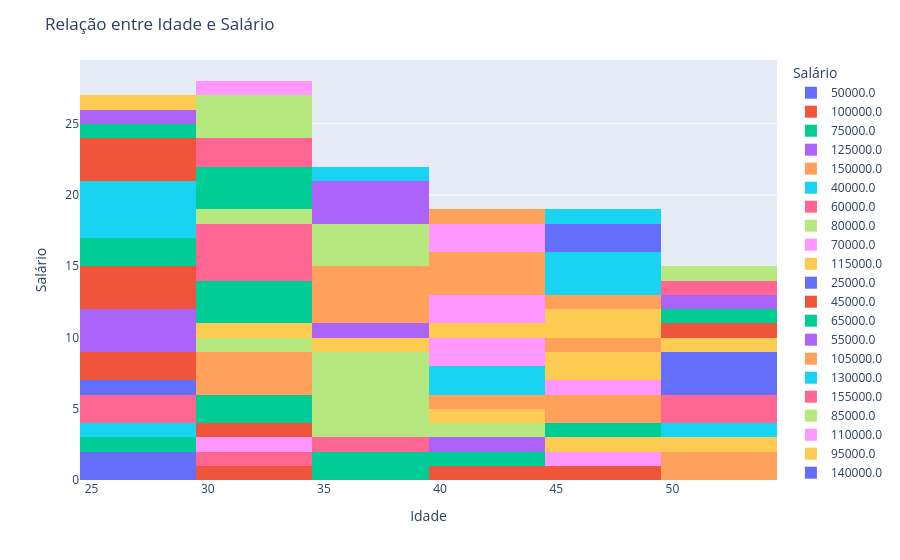

Notebook cell for this chart:
### Markdown cell above
Vemos nesse gráfico que as maiores liberações de crédito vêm para o mestrado seguido por bacharel e doutorado.

### Code cell
fig = px.histogram(df, x='Age', color='Income', barmode='stack')

fig.update_layout(title='Relação entre Idade e Salário',
                  xaxis_title= 'Idade',
                  yaxis_title='Salário',
                  legend_title='Salário')
fig.show()

### Figure 1 — Plotly figure (JSON) as saved in the notebook; plotly's stock layout.template omitted (floating-point values rounded to 4 significant figures)
{"data": [{"bingroup": "x", "hovertemplate": "Income=50000.0<br>Age=%{x}<br>count=%{y}<extra></extra>", "legendgroup": "50000.0", "marker": {"color": "#636efa", "pattern": {"shape": ""}}, "name": "50000.0", "orientation": "v", "showlegend": true, "x": [25.0, 26.0], "xaxis": "x", "yaxis": "y", "type": "histogram"}, {"bingroup": "x", "hovertemplate": "Income=100000.0<br>Age=%{x}<br>count=%{y}<extra></extra>", "legendgroup": "100000.0", "marker": {"color": "#EF553B", "pattern": {"shape": ""}}, "name": "100000.0", "orientation": "v", "showlegend": true, "x": [30.0, 45.0, 42.0], "xaxis": "x", "yaxis": "y", "type": "histogram"}, {"bingroup": "x", "hovertemplate": "Income=75000.0<br>Age=%{x}<br>count=%{y}<extra></extra>", "legendgroup": "75000.0", "marker": {"color": "#00cc96", "pattern": {"shape": ""}}, "name": "75000.0", "orientation": "v", "showlegend": true, "x": [35.0, 44.0, 37.0, 28.0], "xaxis": "x", "yaxis": "y", "type": "histogram"}, {"bingroup": "x", "hovertemplate": "Income=125000.0<br>Age=%{x}<br>count=%{y}<extra></extra>", "legendgroup": "125000.0", "marker": {"color": "#ab63fa", "pattern": {"shape": ""}}, "name": "125000.0", "orientation": "v", "showlegend": true, "x": [40.0], "xaxis": "x", "yaxis": "y", "type": "histogram"}, {"bingroup": "x", "hovertemplate": "Income=150000.0<br>Age=%{x}<br>count=%{y}<extra></extra>", "legendgroup": "150000.0", "marker": {"color": "#FFA15A", "pattern": {"shape": ""}}, "name": "150000.0", "orientation": "v", "showlegend": true, "x": [50.0, 51.0], "xaxis": "x", "yaxis": "y", "type": "histogram"}, {"bingroup": "x", "hovertemplate": "Income=40000.0<br>Age=%{x}<br>count=%{y}<extra></extra>", "legendgroup": "40000.0", "marker": {"color": "#19d3f3", "pattern": {"shape": ""}}, "name": "40000.0", "orientation": "v", "showlegend": true, "x": [26.0], "xaxis": "x", "yaxis": "y", "type": "histogram"}, {"bingroup": "x", "hovertemplate": "Income=60000.0<br>Age=%{x}<br>count=%{y}<extra></extra>", "legendgroup": "60000.0", "marker": {"color": "#FF6692", "pattern": {"shape": ""}}, "name": "60000.0", "orientation": "v", "showlegend": true, "x": [31.0, 39.0, 25.0, 25.0], "xaxis": "x", "yaxis": "y", "type": "histogram"}, {"bingroup": "x", "hovertemplate": "Income=80000.0<br>Age=%{x}<br>count=%{y}<extra></extra>", "legendgroup": "80000.0", "marker": {"color": "#B6E880", "pattern": {"shape": ""}}, "name": "80000.0", "orientation": "v", "showlegend": true, "x": [43.0, 35.0, 35.0], "xaxis": "x", "yaxis": "y", "type": "histogram"}, {"bingroup": "x", "hovertemplate": "Income=70000.0<br>Age=%{x}<br>count=%{y}<extra></extra>", "legendgroup": "70000.0", "marker": {"color": "#FF97FF", "pattern": {"shape": ""}}, "name": "70000.0", "orientation": "v", "showlegend": true, "x": [48.0, 31.0], "xaxis": "x", "yaxis": "y", "type": "histogram"}, {"bingroup": "x", "hovertemplate": "Income=115000.0<br>Age=%{x}<br>count=%{y}<extra></extra>", "legendgroup": "115000.0", "marker": {"color": "#FECB52", "pattern": {"shape": ""}}, "name": "115000.0", "orientation": "v", "showlegend": true, "x": [53.0, 41.0, 45.0], "xaxis": "x", "yaxis": "y", "type": "histogram"}, {"bingroup": "x", "hovertemplate": "Income=25000.0<br>Age=%{x}<br>count=%{y}<extra></extra>", "legendgroup": "25000.0", "marker": {"color": "#636efa", "pattern": {"shape": ""}}, "name": "25000.0", "orientation": "v", "showlegend": true, "x": [29.0], "xaxis": "x", "yaxis": "y", "type": "histogram"}, {"bingroup": "x", "hovertemplate": "Income=45000.0<br>Age=%{x}<br>count=%{y}<extra></extra>", "legendgroup": "45000.0", "marker": {"color": "#EF553B", "pattern": {"shape": ""}}, "name": "45000.0", "orientation": "v", "showlegend": true, "x": [34.0, 26.0, 26.0], "xaxis": "x", "yaxis": "y", "type": "histogram"}, {"bingroup": "x", "hovertemplate": "Income=65000.0<br>Age=%{x}<br>count=%{y}<extra></extra>", "legendgroup": "65000.0", "marker": {"color": "#00cc96", "pattern": {"shape": ""}}, "name": "65000.0", "orientation": "v", "showlegend": true, "x": [49.0, 31.0, 31.0], "xaxis": "x", "yaxis": "y", "type": "histogram"}, {"bingroup": "x", "hovertemplate": "Income=55000.0<br>Age=%{x}<br>count=%{y}<extra></extra>", "legendgroup": "55000.0", "marker": {"color": "#ab63fa", "pattern": {"shape": ""}}, "name": "55000.0", "orientation": "v", "showlegend": true, "x": [25.0, 26.0, 25.0], "xaxis": "x", "yaxis": "y", "type": "histogram"}, {"bingroup": "x", "hovertemplate": "Income=105000.0<br>Age=%{x}<br>count=%{y}<extra></extra>", "legendgroup": "105000.0", "marker": {"color": "#FFA15A", "pattern": {"shape": ""}}, "name": "105000.0", "orientation": "v", "showlegend": true, "x": [30.0, 45.0, 42.0, 34.0, 30.0, 45.0], "xaxis": "x", "yaxis": "y", "type": "histogram"}, {"bingroup": "x", "hovertemplate": "Income=130000.0<br>Age=%{x}<br>count=%{y}<extra></extra>", "legendgroup": "130000.0", "marker": {"color": "#19d3f3", "pattern": {"shape": ""}}, "name": "130000.0", "orientation": "v", "showlegend": true, "x": [40.0, 52.0, 40.0], "xaxis": "x", "yaxis": "y", "type": "histogram"}, {"bingroup": "x", "hovertemplate": "Income=155000.0<br>Age=%{x}<br>count=%{y}<extra></extra>", "legendgroup": "155000.0", "marker": {"color": "#FF6692", "pattern": {"shape": ""}}, "name": "155000.0", "orientation": "v", "showlegend": true, "x": [50.0, 50.0], "xaxis": "x", "yaxis": "y", "type": "histogram"}, {"bingroup": "x", "hovertemplate": "Income=85000.0<br>Age=%{x}<br>count=%{y}<extra></extra>", "legendgroup": "85000.0", "marker": {"color": "#B6E880", "pattern": {"shape": ""}}, "name": "85000.0", "orientation": "v", "showlegend": true, "x": [36.0, 35.0, 35.0, 32.0, 36.0], "xaxis": "x", "yaxis": "y", "type": "histogram"}, {"bingroup": "x", "hovertemplate": "Income=110000.0<br>Age=%{x}<br>count=%{y}<extra></extra>", "legendgroup": "110000.0", "marker": {"color": "#FF97FF", "pattern": {"shape": ""}}, "name": "110000.0", "orientation": "v", "showlegend": true, "x": [41.0, 45.0, 42.0], "xaxis": "x", "yaxis": "y", "type": "histogram"}, {"bingroup": "x", "hovertemplate": "Income=95000.0<br>Age=%{x}<br>count=%{y}<extra></extra>", "legendgroup": "95000.0", "marker": {"color": "#FECB52", "pattern": {"shape": ""}}, "name": "95000.0", "orientation": "v", "showlegend": true, "x": [46.0, 47.0, 36.0, 43.0, 31.0], "xaxis": "x", "yaxis": "y", "type": "histogram"}, {"bingroup": "x", "hovertemplate": "Income=140000.0<br>Age=%{x}<br>count=%{y}<extra></extra>", "legendgroup": "140000.0", "marker": {"color": "#636efa", "pattern": {"shape": ""}}, "name": "140000.0", "orientation": "v", "showlegend": true, "x": [51.0], "xaxis": "x", "yaxis": "y", "type": "histogram"}, {"bingroup": "x", "hovertemplate": "Income=37500.0<br>Age=%{x}<br>count=%{y}<extra></extra>", "legendgroup": "37500.0", "marker": {"color": "#EF553B", "pattern": {"shape": ""}}, "name": "37500.0", "orientation": "v", "showlegend": true, "x": [27.0, 27.0, 27.0], "xaxis": "x", "yaxis": "y", "type": "histogram"}, {"bingroup": "x", "hovertemplate": "Income=57500.0<br>Age=%{x}<br>count=%{y}<extra></extra>", "legendgroup": "57500.0", "marker": {"color": "#00cc96", "pattern": {"shape": ""}}, "name": "57500.0", "orientation": "v", "showlegend": true, "x": [32.0, 25.0, 32.0, 32.0, 25.0], "xaxis": "x", "yaxis": "y", "type": "histogram"}, {"bingroup": "x", "hovertemplate": "Income=72500.0<br>Age=%{x}<br>count=%{y}<extra></extra>", "legendgroup": "72500.0", "marker": {"color": "#ab63fa", "pattern": {"shape": ""}}, "name": "72500.0", "orientation": "v", "showlegend": true, "x": [37.0], "xaxis": "x", "yaxis": "y", "type": "histogram"}, {"bingroup": "x", "hovertemplate": "Income=90000.0<br>Age=%{x}<br>count=%{y}<extra></extra>", "legendgroup": "90000.0", "marker": {"color": "#FFA15A", "pattern": {"shape": ""}}, "name": "90000.0", "orientation": "v", "showlegend": true, "x": [47.0, 35.0, 36.0, 35.0, 35.0], "xaxis": "x", "yaxis": "y", "type": "histogram"}, {"bingroup": "x", "hovertemplate": "Income=32500.0<br>Age=%{x}<br>count=%{y}<extra></extra>", "legendgroup": "32500.0", "marker": {"color": "#19d3f3", "pattern": {"shape": ""}}, "name": "32500.0", "orientation": "v", "showlegend": true, "x": [28.0, 28.0, 28.0, 28.0], "xaxis": "x", "yaxis": "y", "type": "histogram"}, {"bingroup": "x", "hovertemplate": "Income=52500.0<br>Age=%{x}<br>count=%{y}<extra></extra>", "legendgroup": "52500.0", "marker": {"color": "#FF6692", "pattern": {"shape": ""}}, "name": "52500.0", "orientation": "v", "showlegend": true, "x": [33.0, 33.0, 33.0, 33.0], "xaxis": "x", "yaxis": "y", "type": "histogram"}, {"bingroup": "x", "hovertemplate": "Income=67500.0<br>Age=%{x}<br>count=%{y}<extra></extra>", "legendgroup": "67500.0", "marker": {"color": "#B6E880", "pattern": {"shape": ""}}, "name": "67500.0", "orientation": "v", "showlegend": true, "x": [38.0, 31.0, 38.0, 38.0], "xaxis": "x", "yaxis": "y", "type": "histogram"}, {"bingroup": "x", "hovertemplate": "Income=92500.0<br>Age=%{x}<br>count=%{y}<extra></extra>", "legendgroup": "92500.0", "marker": {"color": "#FF97FF", "pattern": {"shape": ""}}, "name": "92500.0", "orientation": "v", "showlegend": true, "x": [43.0, 43.0], "xaxis": "x", "yaxis": "y", "type": "histogram"}, {"bingroup": "x", "hovertemplate": "Income=82500.0<br>Age=%{x}<br>count=%{y}<extra></extra>", "legendgroup": "82500.0", "marker": {"color": "#FECB52", "pattern": {"shape": ""}}, "name": "82500.0", "orientation": "v", "showlegend": true, "x": [48.0, 48.0], "xaxis": "x", "yaxis": "y", "type": "histogram"}, {"bingroup": "x", "hovertemplate": "Income=122500.0<br>Age=%{x}<br>count=%{y}<extra></extra>", "legendgroup": "122500.0", "marker": {"color": "#636efa", "pattern": {"shape": ""}}, "name": "122500.0", "orientation": "v", "showlegend": true, "x": [53.0, 53.0], "xaxis": "x", "yaxis": "y", "type": "histogram"}, {"bingroup": "x", "hovertemplate": "Income=27500.0<br>Age=%{x}<br>count=%{y}<extra></extra>", "legendgroup": "27500.0", "marker": {"color": "#EF553B", "pattern": {"shape": ""}}, "name": "27500.0", "orientation": "v", "showlegend": true, "x": [29.0, 29.0, 29.0], "xaxis": "x", "yaxis": "y", "type": "histogram"}, {"bingroup": "x", "hovertemplate": "Income=47500.0<br>Age=%{x}<br>count=%{y}<extra></extra>", "legendgroup": "47500.0", "marker": {"color": "#00cc96", "pattern": {"shape": ""}}, "name": "47500.0", "orientation": "v", "showlegend": true, "x": [34.0, 26.0, 34.0, 34.0], "xaxis": "x", "yaxis": "y", "type": "histogram"}, {"bingroup": "x", "hovertemplate": "Income=62500.0<br>Age=%{x}<br>count=%{y}<extra></extra>", "legendgroup": "62500.0", "marker": {"color": "#ab63fa", "pattern": {"shape": ""}}, "name": "62500.0", "orientation": "v", "showlegend": true, "x": [39.0, 25.0, 39.0, 39.0], "xaxis": "x", "yaxis": "y", "type": "histogram"}, {"bingroup": "x", "hovertemplate": "Income=87500.0<br>Age=%{x}<br>count=%{y}<extra></extra>", "legendgroup": "87500.0", "marker": {"color": "#FFA15A", "pattern": {"shape": ""}}, "name": "87500.0", "orientation": "v", "showlegend": true, "x": [44.0, 48.0, 44.0, 44.0], "xaxis": "x", "yaxis": "y", "type": "histogram"}, {"bingroup": "x", "hovertemplate": "Income=77500.0<br>Age=%{x}<br>count=%{y}<extra></extra>", "legendgroup": "77500.0", "marker": {"color": "#19d3f3", "pattern": {"shape": ""}}, "name": "77500.0", "orientation": "v", "showlegend": true, "x": [49.0, 37.0, 49.0, 49.0], "xaxis": "x", "yaxis": "y", "type": "histogram"}, {"bingroup": "x", "hovertemplate": "Income=112500.0<br>Age=%{x}<br>count=%{y}<extra></extra>", "legendgroup": "112500.0", "marker": {"color": "#FF6692", "pattern": {"shape": ""}}, "name": "112500.0", "orientation": "v", "showlegend": true, "x": [30.0, 30.0], "xaxis": "x", "yaxis": "y", "type": "histogram"}, {"bingroup": "x", "hovertemplate": "Income=117500.0<br>Age=%{x}<br>count=%{y}<extra></extra>", "legendgroup": "117500.0", "marker": {"color": "#B6E880", "pattern": {"shape": ""}}, "name": "117500.0", "orientation": "v", "showlegend": true, "x": [30.0, 30.0, 30.0], "xaxis": "x", "yaxis": "y", "type": "histogram"}, {"bingroup": "x", "hovertemplate": "Income=142500.0<br>Age=%{x}<br>count=%{y}<extra></extra>", "legendgroup": "142500.0", "marker": {"color": "#FF97FF", "pattern": {"shape": ""}}, "name": "142500.0", "orientation": "v", "showlegend": true, "x": [40.0, 40.0], "xaxis": "x", "yaxis": "y", "type": "histogram"}, {"bingroup": "x", "hovertemplate": "Income=160000.0<br>Age=%{x}<br>count=%{y}<extra></extra>", "legendgroup": "160000.0", "marker": {"color": "#FECB52", "pattern": {"shape": ""}}, "name": "160000.0", "orientation": "v", "showlegend": true, "x": [50.0], "xaxis": "x", "yaxis": "y", "type": "histogram"}, {"bingroup": "x", "hovertemplate": "Income=97500.0<br>Age=%{x}<br>count=%{y}<extra></extra>", "legendgroup": "97500.0", "marker": {"color": "#636efa", "pattern": {"shape": ""}}, "name": "97500.0", "orientation": "v", "showlegend": true, "x": [46.0, 47.0], "xaxis": "x", "yaxis": "y", "type": "histogram"}, {"bingroup": "x", "hovertemplate": "Income=145000.0<br>Age=%{x}<br>count=%{y}<extra></extra>", "legendgroup": "145000.0", "marker": {"color": "#EF553B", "pattern": {"shape": ""}}, "name": "145000.0", "orientation": "v", "showlegend": true, "x": [51.0], "xaxis": "x", "yaxis": "y", "type": "histogram"}, {"bingroup": "x", "hovertemplate": "Income=135000.0<br>Age=%{x}<br>count=%{y}<extra></extra>", "legendgroup": "135000.0", "marker": {"color": "#00cc96", "pattern": {"shape": ""}}, "name": "135000.0", "orientation": "v", "showlegend": true, "x": [52.0], "xaxis": "x", "yaxis": "y", "type": "histogram"}, {"bingroup": "x", "hovertemplate": "Income=162500.0<br>Age=%{x}<br>count=%{y}<extra></extra>", "legendgroup": "162500.0", "marker": {"color": "#ab63fa", "pattern": {"shape": ""}}, "name": "162500.0", "orientation": "v", "showlegend": true, "x": [50.0], "xaxis": "x", "yaxis": "y", "type": "histogram"}, {"bingroup": "x", "hovertemplate": "Income=120000.0<br>Age=%{x}<br>count=%{y}<extra></extra>", "legendgroup": "120000.0", "marker": {"color": "#FFA15A", "pattern": {"shape": ""}}, "name": "120000.0", "orientation": "v", "showlegend": true, "x": [41.0], "xaxis": "x", "yaxis": "y", "type": "histogram"}, {"bingroup": "x", "hovertemplate": "Income=102500.0<br>Age=%{x}<br>count=%{y}<extra></extra>", "legendgroup": "102500.0", "marker": {"color": "#19d3f3", "pattern": {"shape": ""}}, "name": "102500.0", "orientation": "v", "showlegend": true, "x": [46.0], "xaxis": "x", "yaxis": "y", "type": "histogram"}, {"bingroup": "x", "hovertemplate": "Income=137500.0<br>Age=%{x}<br>count=%{y}<extra></extra>", "legendgroup": "137500.0", "marker": {"color": "#FF6692", "pattern": {"shape": ""}}, "name": "137500.0", "orientation": "v", "showlegend": true, "x": [52.0], "xaxis": "x", "yaxis": "y", "type": "histogram"}, {"bingroup": "x", "hovertemplate": "Income=127500.0<br>Age=%{x}<br>count=%{y}<extra></extra>", "legendgroup": "127500.0", "marker": {"color": "#B6E880", "pattern": {"shape": ""}}, "name": "127500.0", "orientation": "v", "showlegend": true, "x": [53.0], "xaxis": "x", "yaxis": "y", "type": "histogram"}, {"bingroup": "x", "hovertemplate": "Income=82000.0<br>Age=%{x}<br>count=%{y}<extra></extra>", "legendgroup": "82000.0", "marker": {"color": "#FF97FF", "pattern": {"shape": ""}}, "name": "82000.0", "orientation": "v", "showlegend": true, "x": [33.0], "xaxis": "x", "yaxis": "y", "type": "histogram"}, {"bingroup": "x", "hovertemplate": "Income=68000.0<br>Age=%{x}<br>count=%{y}<extra></extra>", "legendgroup": "68000.0", "marker": {"color": "#FECB52", "pattern": {"shape": ""}}, "name": "68000.0", "orientation": "v", "showlegend": true, "x": [29.0], "xaxis": "x", "yaxis": "y", "type": "histogram"}], "layout": {"xaxis": {"anchor": "y", "domain": [0.0, 1.0], "title": {"text": "Idade"}}, "yaxis": {"anchor": "x", "domain": [0.0, 1.0], "title": {"text": "Salário"}}, "legend": {"title": {"text": "Salário"}, "tracegroupgap": 0}, "margin": {"t": 60}, "barmode": "stack", "title": {"text": "Relação entre Idade e Salário"}}}
